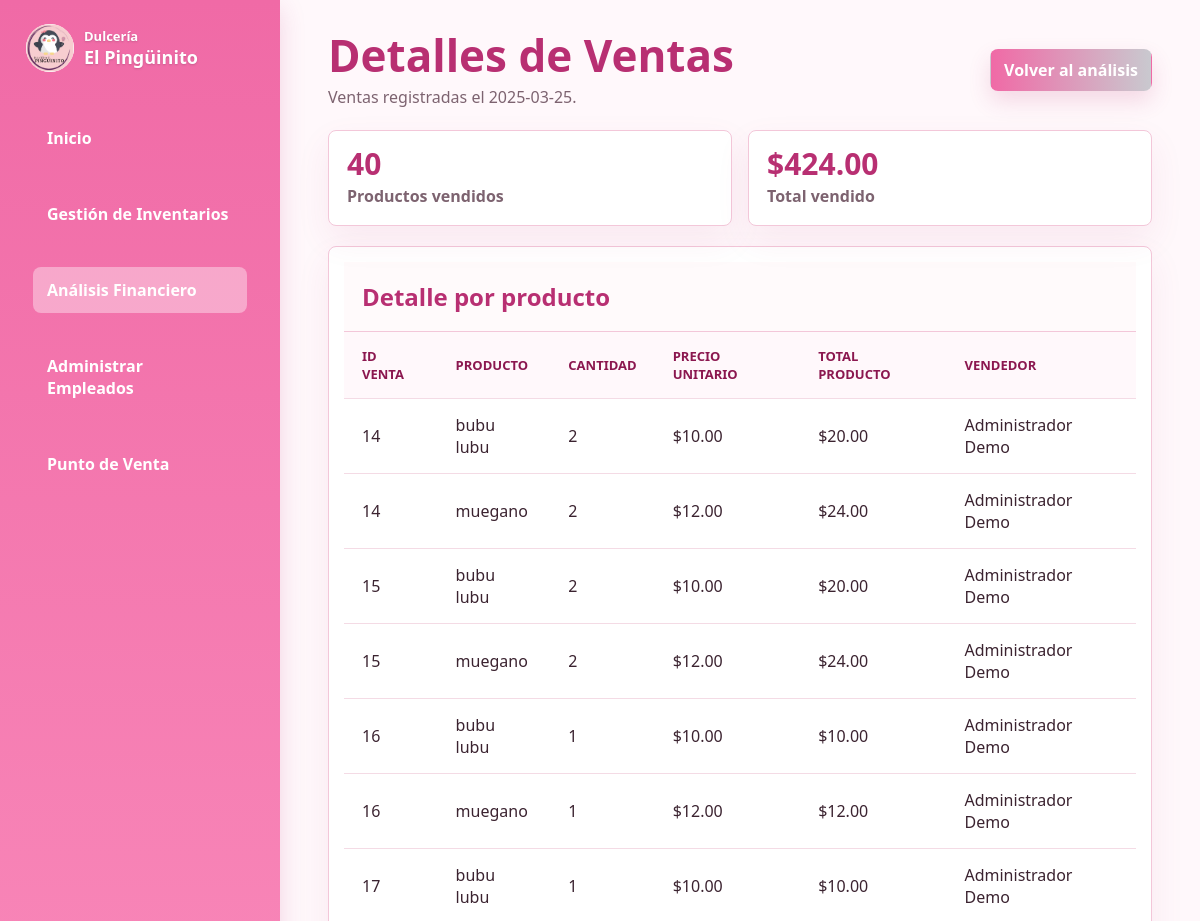
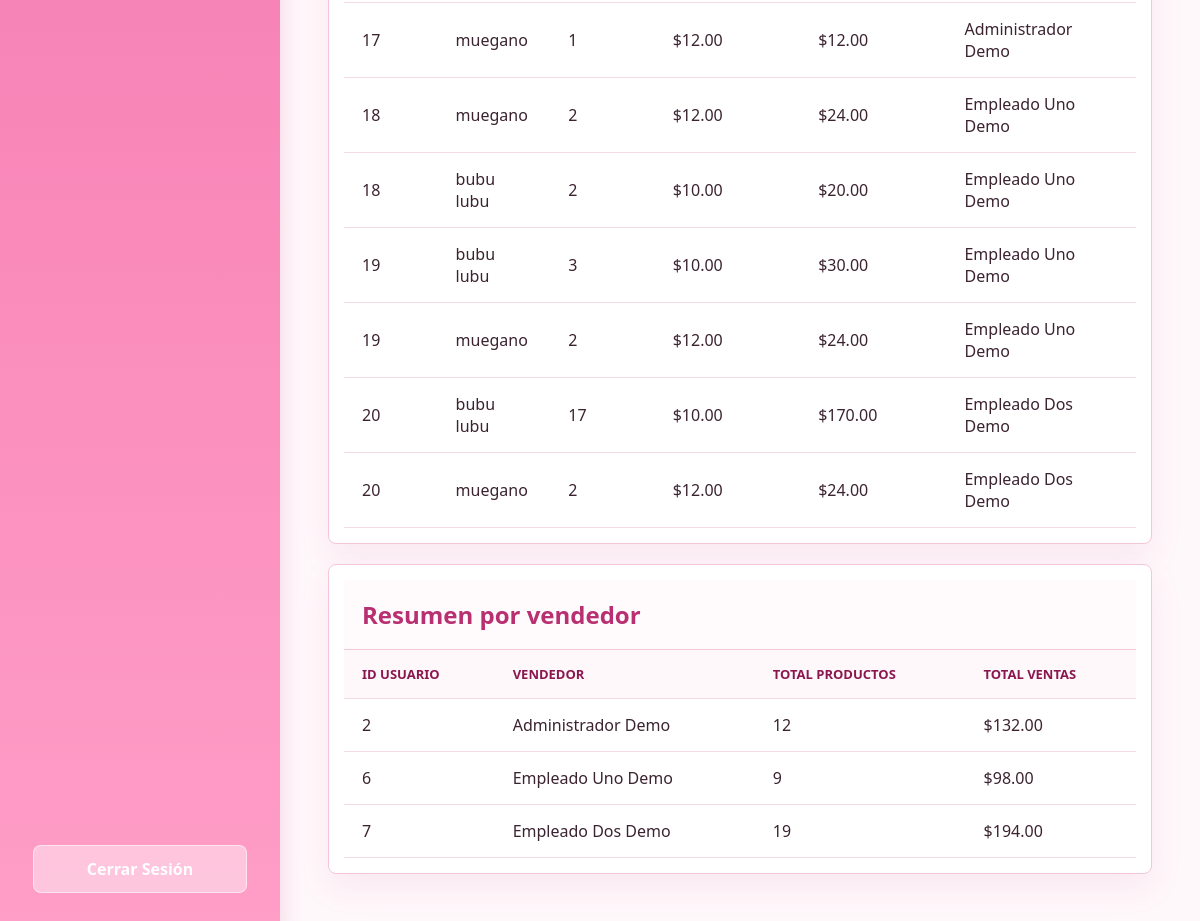
Page /pages/detalles_venta.php?fecha=2025-03-25 (signed in) on the committed database (2 pictures, top to bottom).
### tables this page shows
CREATE TABLE `detalles_venta` (
  `id` int(11) NOT NULL,
  `id_venta` int(11) NOT NULL,
  `nombre_producto` varchar(100) NOT NULL,
  `cantidad` int(11) NOT NULL,
  `precio_unitario` decimal(10,2) NOT NULL,
  `total` decimal(10,2) NOT NULL
);

CREATE TABLE `ventas` (
  `id` int(11) NOT NULL,
  `id_usuario` int(11) NOT NULL,
  `fecha` datetime DEFAULT current_timestamp(),
  `total` decimal(10,2) NOT NULL
);

CREATE TABLE `usuarios` (
  `id` int(11) NOT NULL,
  `apellidos` varchar(50) NOT NULL,
  `nombre` varchar(100) NOT NULL,
  `email` varchar(100) NOT NULL,
  `password` varchar(255) NOT NULL,
  `rol` enum('admin','empleado') NOT NULL DEFAULT 'empleado',
  `fecha_creacion` timestamp NOT NULL DEFAULT current_timestamp()
);

### pages/detalles_venta.php (the view, shortened to what this page needs)
<?php
require_once __DIR__ . '/../includes/db.php';
$fecha_venta = $_GET['fecha'];
$query_detalles = "
    SELECT
        v.id AS id_venta,
        dv.nombre_producto,
        dv.cantidad,
        dv.precio_unitario,
        dv.total AS total_producto,
        u.id AS id_usuario,
        u.nombre AS nombre_usuario,
        u.apellidos AS apellidos_usuario
    FROM detalles_venta dv
    INNER JOIN ventas v ON dv.id_venta = v.id
    INNER JOIN usuarios u ON v.id_usuario = u.id
    WHERE DATE(v.fecha) = ?
";
$stmt_detalles = $conn->prepare($query_detalles);
$stmt_detalles->bind_param("s", $fecha_venta);
$stmt_detalles->execute();
$result_detalles = $stmt_detalles->get_result();
$detalles = [];
while ($detalle = $result_detalles->fetch_assoc()) {
    $detalles[] = $detalle;
}
$query_resumen_usuarios = "
    SELECT
        u.id AS id_usuario,
        u.nombre AS nombre_usuario,
        u.apellidos AS apellidos_usuario,
        SUM(dv.cantidad) AS total_productos,
        SUM(dv.total) AS total_ventas
    FROM detalles_venta dv
    INNER JOIN ventas v ON dv.id_venta = v.id
    INNER JOIN usuarios u ON v.id_usuario = u.id
    WHERE DATE(v.fecha) = ?
    GROUP BY u.id, u.nombre, u.apellidos
";
$stmt_resumen = $conn->prepare($query_resumen_usuarios);
$stmt_resumen->bind_param("s", $fecha_venta);
$stmt_resumen->execute();
$result_resumen = $stmt_resumen->get_result();
$resumenes = [];
while ($resumen = $result_resumen->fetch_assoc()) {
    $resumenes[] = $resumen;
}
$total_productos = array_sum(array_map('intval', array_column($resumenes, 'total_productos')));
$total_ventas = array_sum(array_map('floatval', array_column($resumenes, 'total_ventas')));
?>
<!DOCTYPE html>
<html lang="es">
<head>
    <link rel="stylesheet" href="/DULCERIAV2/css/app.css">
    <link rel="stylesheet" href="/DULCERIAV2/css/module-layout.css">
</head>
<body class="module-page">
    <nav id="sidebar">
        <div class="sidebar-brand">
            <img src="/DULCERIAV2/assets/logo.png" alt="Logo de Dulcería El Pingüinito">
            <div>
                <span>Dulcería</span>
                <strong>El Pingüinito</strong>
            </div>
        </div>
        <ul class="sidebar-menu">
            <li><a href="/DULCERIAV2/pages/dashboard.php">Inicio</a></li>
            <li><a href="/DULCERIAV2/pages/inventario.php">Gestión de Inventarios</a></li>
            <li><a class="active" href="/DULCERIAV2/pages/analisis_finaciero.php">Análisis Financiero</a></li>
            <li><a href="/DULCERIAV2/pages/administrar_empleados.php">Administrar Empleados</a></li>
            <li><a href="/DULCERIAV2/pages/punto_venta.php">Punto de Venta</a></li>
        </ul>
        <ul class="sidebar-footer">
            <li><a href="/DULCERIAV2/actions/logout.php">Cerrar Sesión</a></li>
        </ul>
    </nav>
    <main class="layout">
        <div class="page-header">
            <div>
                <h1>Detalles de Ventas</h1>
                <p>Ventas registradas el <?php echo htmlspecialchars($fecha_venta); ?>.</p>
            </div>
            <a class="btn btn-primary" href="/DULCERIAV2/pages/analisis_finaciero.php">Volver al análisis</a>
        </div>
        <div class="summary-grid">
            <div class="summary-card">
                <strong><?php echo $total_productos; ?></strong>
                <span>Productos vendidos</span>
            </div>
            <div class="summary-card">
                <strong><?php echo '$' . number_format($total_ventas, 2); ?></strong>
                <span>Total vendido</span>
            </div>
        </div>
        <section class="panel" style="margin-bottom: 20px;">
            <div class="panel-header">
                <h2>Detalle por producto</h2>
            </div>
            <div class="table-wrap">
                <table class="module-table">
                    <tr>
                        <th>ID Venta</th>
                        <th>Producto</th>
                        <th>Cantidad</th>
                        <th>Precio unitario</th>
                        <th>Total producto</th>
                        <th>Vendedor</th>
                    </tr>
                    <?php foreach ($detalles as $detalle) : ?>
                        <tr>
                            <td><?php echo htmlspecialchars($detalle['id_venta']); ?></td>
                            <td><?php echo htmlspecialchars($detalle['nombre_producto']); ?></td>
                            <td><?php echo htmlspecialchars($detalle['cantidad']); ?></td>
                            <td><?php echo '$' . number_format($detalle['precio_unitario'], 2); ?></td>
                            <td><?php echo '$' . number_format($detalle['total_producto'], 2); ?></td>
                            <td><?php echo htmlspecialchars($detalle['nombre_usuario'] . ' ' . $detalle['apellidos_usuario']); ?></td>
                        </tr>
                    <?php endforeach; ?>
                </table>
            </div>
        </section>
        <section class="panel">
            <div class="panel-header">
                <h2>Resumen por vendedor</h2>
            </div>
            <div class="table-wrap">
                <table class="module-table">
                    <tr>
                        <th>ID Usuario</th>
                        <th>Vendedor</th>
                        <th>Total productos</th>
                        <th>Total ventas</th>
                    </tr>
                    <?php foreach ($resumenes as $resumen) : ?>
                        <tr>
                            <td><?php echo htmlspecialchars($resumen['id_usuario']); ?></td>
                            <td><?php echo htmlspecialchars($resumen['nombre_usuario'] . ' ' . $resumen['apellidos_usuario']); ?></td>
                            <td><?php echo htmlspecialchars($resumen['total_productos']); ?></td>
                            <td><?php echo '$' . number_format($resumen['total_ventas'], 2); ?></td>
                        </tr>
                    <?php endforeach; ?>
                </table>
            </div>
        </section>
    </main>
</body>
</html>

### css/app.css (style rules this page uses)
body { font-family: Arial, sans-serif; margin: 0; padding: 0; background: #fff; color: #333; }
#sidebar { position: fixed; left: -250px; top: 0; width: 250px; height: 100%; background: #f4a3c1; padding-top: 20px; transition: 0.3s; }
#sidebar ul { list-style: none; padding: 0; }
#sidebar ul li { padding: 15px; }
#sidebar ul li a { text-decoration: none; color: white; display: block; }
main { padding: 20px; }
h1 { color: #d14778; }
section { background: #f8f8f8; padding: 15px; margin: 10px 0; border-radius: 10px; }
h2 { color: #d14778; }

### css/module-layout.css (style rules this page uses)
:root { --pink: #f06aa6; --pink-dark: #b82f72; --ink: #3b2330; --muted: #7d6370; --line: #f3c7d9; --soft: #fff2f7; --surface: #ffffff; }
* { box-sizing: border-box; }
body.module-page { margin: 0; font-family: "Segoe UI", Arial, sans-serif; color: var(--ink); background: #fff8fb; }
.brand, .sidebar-brand { display: flex; align-items: center; gap: 10px; }
.brand img, .sidebar-brand img { border-radius: 50%; background: #fff; }
#sidebar { position: fixed; inset: 0 auto 0 0; width: 280px; padding: 24px 18px; background: linear-gradient(180deg, #f06aa6 0%, #ff9ec7 100%); box-shadow: 0 8px 24px rgba(184, 47, 114, 0.18); display: flex; flex-direction: column; z-index: 10; }
.sidebar-brand { color: #fff; margin-bottom: 28px; padding: 0 8px; text-shadow: 0 1px 2px rgba(95, 43, 70, 0.25); }
.sidebar-brand img { width: 48px; height: 48px; }
.sidebar-brand span { display: block; font-size: 13px; font-weight: 700; }
.sidebar-brand strong { display: block; font-size: 18px; }
.sidebar-menu, .sidebar-footer { list-style: none; padding: 0; margin: 0; }
.sidebar-menu { flex: 1; }
.sidebar-menu li, .sidebar-footer li { padding: 6px 0; }
.sidebar-menu a, .sidebar-footer a { display: block; padding: 12px 14px; border-radius: 8px; text-decoration: none; color: #4a2233; font-weight: 800; }
.sidebar-menu a:hover, .sidebar-menu a.active { background: rgba(255, 255, 255, 0.38); color: #8b174f; }
.sidebar-footer a { background: rgba(255, 255, 255, 0.42); border: 1px solid rgba(255, 255, 255, 0.55); color: #8b174f; text-align: center; }
.layout { width: min(1480px, calc(100% - 320px)); margin-left: 300px; padding: 32px 28px 48px; }
.page-header { display: flex; justify-content: space-between; align-items: center; gap: 18px; margin-bottom: 22px; }
.page-header h1 { margin: 0 0 8px; color: var(--pink-dark); font-size: clamp(30px, 4vw, 44px); line-height: 1.05; }
.page-header p { margin: 0; color: var(--muted); }
.panel, .summary-card { border: 1px solid var(--line); border-radius: 8px; background: var(--surface); box-shadow: 0 14px 34px rgba(184, 47, 114, 0.08); }
.panel { overflow: hidden; }
.panel-header { display: flex; justify-content: space-between; align-items: center; gap: 16px; padding: 18px; border-bottom: 1px solid var(--line); background: #fffafb; }
.panel-header h2, .panel h2 { margin: 0; color: var(--pink-dark); }
.summary-grid { display: grid; grid-template-columns: repeat(2, minmax(0, 1fr)); gap: 16px; margin-bottom: 20px; }
.summary-card { padding: 18px; }
.summary-card strong { display: block; color: var(--pink-dark); font-size: 30px; line-height: 1; margin-bottom: 6px; }
.summary-card span { color: var(--muted); font-weight: 700; }
.table-wrap { overflow-x: auto; }
table.module-table { width: 100%; border-collapse: collapse; min-width: 760px; }
.module-table th, .module-table td { padding: 15px 18px; text-align: left; border-bottom: 1px solid #f4dbe5; }
.module-table th { color: #8b174f; background: #fff8fb; font-size: 13px; text-transform: uppercase; }
.btn, button.btn { min-height: 38px; padding: 9px 13px; border: 1px solid transparent; border-radius: 8px; cursor: pointer; font-weight: 800; text-decoration: none; display: inline-flex; align-items: center; justify-content: center; }
.btn-primary { background: linear-gradient(90deg, #f06aa6, #c9c9cf); color: #fff; box-shadow: 0 10px 22px rgba(184, 47, 114, 0.16); }

### rows in the picture
detalles_venta: id_venta "14", nombre_producto "bubu lubu", cantidad "2", precio_unitario "10.00", total "20.00", usuarios.nombre+apellidos "Administrador Demo"
detalles_venta: id_venta "14", nombre_producto "muegano", cantidad "2", precio_unitario "12.00", total "24.00", usuarios.nombre+apellidos "Administrador Demo"
detalles_venta: id_venta "15", nombre_producto "bubu lubu", cantidad "2", precio_unitario "10.00", total "20.00", usuarios.nombre+apellidos "Administrador Demo"
detalles_venta: id_venta "15", nombre_producto "muegano", cantidad "2", precio_unitario "12.00", total "24.00", usuarios.nombre+apellidos "Administrador Demo"
detalles_venta: id_venta "16", nombre_producto "bubu lubu", cantidad "1", precio_unitario "10.00", total "10.00", usuarios.nombre+apellidos "Administrador Demo"
detalles_venta: id_venta "16", nombre_producto "muegano", cantidad "1", precio_unitario "12.00", total "12.00", usuarios.nombre+apellidos "Administrador Demo"
detalles_venta: id_venta "17", nombre_producto "bubu lubu", cantidad "1", precio_unitario "10.00", total "10.00", usuarios.nombre+apellidos "Administrador Demo"
detalles_venta: id_venta "17", nombre_producto "muegano", cantidad "1", precio_unitario "12.00", total "12.00", usuarios.nombre+apellidos "Administrador Demo"
detalles_venta: id_venta "18", nombre_producto "muegano", cantidad "2", precio_unitario "12.00", total "24.00", usuarios.nombre+apellidos "Empleado Uno Demo"
detalles_venta: id_venta "18", nombre_producto "bubu lubu", cantidad "2", precio_unitario "10.00", total "20.00", usuarios.nombre+apellidos "Empleado Uno Demo"
detalles_venta: id_venta "19", nombre_producto "bubu lubu", cantidad "3", precio_unitario "10.00", total "30.00", usuarios.nombre+apellidos "Empleado Uno Demo"
detalles_venta: id_venta "19", nombre_producto "muegano", cantidad "2", precio_unitario "12.00", total "24.00", usuarios.nombre+apellidos "Empleado Uno Demo"
detalles_venta: id_venta "20", nombre_producto "bubu lubu", cantidad "17", precio_unitario "10.00", total "170.00", usuarios.nombre+apellidos "Empleado Dos Demo"
detalles_venta: id_venta "20", nombre_producto "muegano", cantidad "2", precio_unitario "12.00", total "24.00", usuarios.nombre+apellidos "Empleado Dos Demo"
usuarios: id "2", nombre+apellidos "Administrador Demo", total_productos "12", total_ventas "132.00"
usuarios: id "6", nombre+apellidos "Empleado Uno Demo", total_productos "9", total_ventas "98.00"
usuarios: id "7", nombre+apellidos "Empleado Dos Demo", total_productos "19", total_ventas "194.00"

### other values in the picture
$fecha_venta "2025-03-25"
$total_productos "40"
$total_ventas "424.00"
